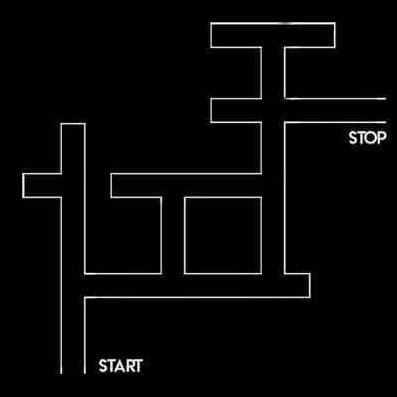
#> input picture maze.jpg, 397 x 397 px, found by its file name
$ python maze_solver.py
#> lines starting #> are read from the running program, lines starting #| are printed output that depends on the picture; after the words box and inside, x2 and y2 are one past the last pixel; in counts of white or black regions, pixels touching at a corner belong together
import cv2
import threading
import colorsys

class Point(object):

    def __init__(self, x=0, y=0):
        self.x = x

        self.y = y

    def __add__(self, other):
        return Point(self.x + other.x, self.y + other.y)

    def __eq__(self, other):
        return self.x == other.x and self.y == other.y

rw = 2
p = 0
start = Point()
end = Point()
dir4 = [Point(0, -1), Point(0, 1), Point(1, 0), Point(-1, 0)]

# [134 lines left out: functions BFS, mouse_event, not called in this run]


def disp():
    global img
    cv2.imshow("Image", img)
    cv2.setMouseCallback('Image', mouse_event)
    while True:
        cv2.imshow("Image", img)
        cv2.waitKey(1)


img = cv2.imread("maze.jpg", cv2.IMREAD_GRAYSCALE)
#> img is the input picture: shape (397, 397); min 0, max 255, mean 7.8
# img = cv2.resize(img, (0,0), fx=0.25, fy=0.25)
_, img = cv2.threshold(img, 120, 255, cv2.THRESH_BINARY_INV)
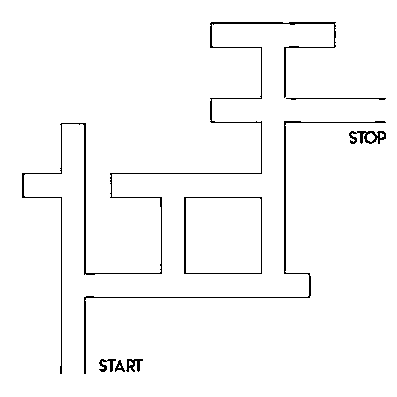
#> img: shape (397, 397); 97.6% white; black in thin lines or dots, all inside (x1, y1, x2, y2) = (22, 22, 386, 374)
img = cv2.cvtColor(img, cv2.COLOR_GRAY2BGR)
h, w = img.shape[:2]
#> h = 397; w = 397
print("Select start and end points : ")
t = threading.Thread(target=disp, args=())
t.daemon = True
t.start()
#> (the run stopped early here; a loop or call above may not have finished)
